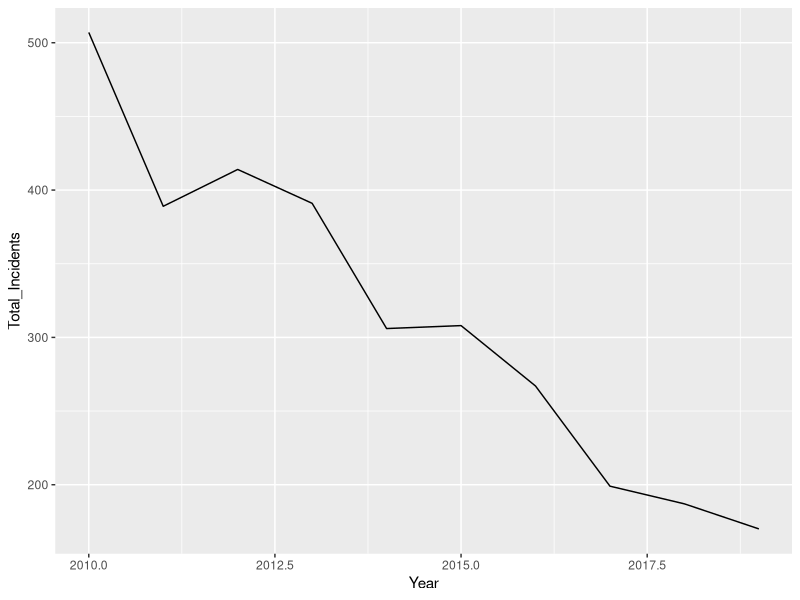

Here is the R script that generated this plot:
## ---- chunk 1
library(tidyverse)
data_sec4 <- read.csv("Data/Data_Tables_Criminal_Incidents_Visualisation_Year_Ending_December_2019.txt", header = TRUE, sep = ',')
## ---- chunk 2
glimpse(data_sec4)
## ---- chunk 3
unique(data_sec4$Offence.Division)
## ---- chunk 4
data_sec4 %>% filter(Offence.Division == "B Property and deception offences")

unique(data_sec4$Offence.Subdivision)

data_final <- data_sec4 %>% filter(Offence.Subdivision == "B30 Burglary/Break and enter")

data_final
## ---- chunk 5
data_final <- data_final %>% 
  mutate(Incidents.Recorded = as.numeric(Incidents.Recorded))
glimpse(data_final)
## ---- chunk 6
crime_year_offence <- data_final %>%
  group_by(Year) %>%
  mutate(Total_Incidents = sum(Incidents.Recorded, na.rm = TRUE))


ggplot(crime_year_offence,
       aes(x = Year,
           y = Total_Incidents)) + 
  geom_line()
